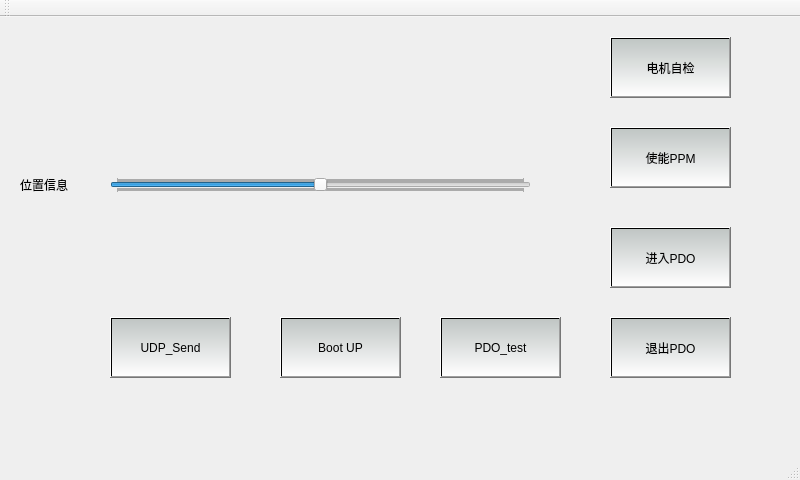
<?xml version="1.0" encoding="UTF-8"?>
<ui version="4.0">
 <class>Gui</class>
 <widget class="QMainWindow" name="Gui">
  <property name="geometry">
   <rect>
    <x>0</x>
    <y>0</y>
    <width>800</width>
    <height>480</height>
   </rect>
  </property>
  <property name="windowTitle">
   <string>Gui</string>
  </property>
  <widget class="QWidget" name="centralWidget">
   <widget class="QSlider" name="Positon_slider">
    <property name="geometry">
     <rect>
      <x>110</x>
      <y>160</y>
      <width>421</width>
      <height>16</height>
     </rect>
    </property>
    <property name="minimum">
     <number>-1000</number>
    </property>
    <property name="maximum">
     <number>1000</number>
    </property>
    <property name="pageStep">
     <number>1</number>
    </property>
    <property name="orientation">
     <enum>Qt::Horizontal</enum>
    </property>
    <property name="invertedAppearance">
     <bool>false</bool>
    </property>
    <property name="tickPosition">
     <enum>QSlider::TicksBothSides</enum>
    </property>
   </widget>
   <widget class="QPushButton" name="Exit_PDO">
    <property name="geometry">
     <rect>
      <x>610</x>
      <y>300</y>
      <width>121</width>
      <height>61</height>
     </rect>
    </property>
    <property name="styleSheet">
     <string notr="true">background-color: qlineargradient(spread:pad, x1:1, y1:0, x2:1, y2:1, stop:0 rgba(192, 198, 196, 255), stop:1 rgba(255, 255, 255, 255));
border-color: qlineargradient(spread:pad, x1:1, y1:0, x2:1, y2:1, stop:0 rgba(192, 198, 196, 255), stop:1 rgba(255, 255, 255, 255));</string>
    </property>
    <property name="text">
     <string>退出PDO</string>
    </property>
   </widget>
   <widget class="QPushButton" name="PPM_EN">
    <property name="geometry">
     <rect>
      <x>610</x>
      <y>110</y>
      <width>121</width>
      <height>61</height>
     </rect>
    </property>
    <property name="styleSheet">
     <string notr="true">background-color: qlineargradient(spread:pad, x1:1, y1:0, x2:1, y2:1, stop:0 rgba(192, 198, 196, 255), stop:1 rgba(255, 255, 255, 255));
border-color: qlineargradient(spread:pad, x1:1, y1:0, x2:1, y2:1, stop:0 rgba(192, 198, 196, 255), stop:1 rgba(255, 255, 255, 255));</string>
    </property>
    <property name="text">
     <string>使能PPM</string>
    </property>
   </widget>
   <widget class="QPushButton" name="Enter_PDO">
    <property name="geometry">
     <rect>
      <x>610</x>
      <y>210</y>
      <width>121</width>
      <height>61</height>
     </rect>
    </property>
    <property name="styleSheet">
     <string notr="true">background-color: qlineargradient(spread:pad, x1:1, y1:0, x2:1, y2:1, stop:0 rgba(192, 198, 196, 255), stop:1 rgba(255, 255, 255, 255));
border-color: qlineargradient(spread:pad, x1:1, y1:0, x2:1, y2:1, stop:0 rgba(192, 198, 196, 255), stop:1 rgba(255, 255, 255, 255));</string>
    </property>
    <property name="text">
     <string>进入PDO</string>
    </property>
   </widget>
   <widget class="QLabel" name="label">
    <property name="geometry">
     <rect>
      <x>20</x>
      <y>160</y>
      <width>61</width>
      <height>15</height>
     </rect>
    </property>
    <property name="text">
     <string>位置信息</string>
    </property>
   </widget>
   <widget class="QPushButton" name="Motor_Check">
    <property name="geometry">
     <rect>
      <x>610</x>
      <y>20</y>
      <width>121</width>
      <height>61</height>
     </rect>
    </property>
    <property name="styleSheet">
     <string notr="true">background-color: qlineargradient(spread:pad, x1:1, y1:0, x2:1, y2:1, stop:0 rgba(192, 198, 196, 255), stop:1 rgba(255, 255, 255, 255));
border-color: qlineargradient(spread:pad, x1:1, y1:0, x2:1, y2:1, stop:0 rgba(192, 198, 196, 255), stop:1 rgba(255, 255, 255, 255));</string>
    </property>
    <property name="text">
     <string>电机自检</string>
    </property>
   </widget>
   <widget class="QPushButton" name="PDO_test">
    <property name="geometry">
     <rect>
      <x>440</x>
      <y>300</y>
      <width>121</width>
      <height>61</height>
     </rect>
    </property>
    <property name="styleSheet">
     <string notr="true">background-color: qlineargradient(spread:pad, x1:1, y1:0, x2:1, y2:1, stop:0 rgba(192, 198, 196, 255), stop:1 rgba(255, 255, 255, 255));
border-color: qlineargradient(spread:pad, x1:1, y1:0, x2:1, y2:1, stop:0 rgba(192, 198, 196, 255), stop:1 rgba(255, 255, 255, 255));</string>
    </property>
    <property name="text">
     <string>PDO_test</string>
    </property>
   </widget>
   <widget class="QPushButton" name="Bootup">
    <property name="geometry">
     <rect>
      <x>280</x>
      <y>300</y>
      <width>121</width>
      <height>61</height>
     </rect>
    </property>
    <property name="styleSheet">
     <string notr="true">background-color: qlineargradient(spread:pad, x1:1, y1:0, x2:1, y2:1, stop:0 rgba(192, 198, 196, 255), stop:1 rgba(255, 255, 255, 255));
border-color: qlineargradient(spread:pad, x1:1, y1:0, x2:1, y2:1, stop:0 rgba(192, 198, 196, 255), stop:1 rgba(255, 255, 255, 255));</string>
    </property>
    <property name="text">
     <string>Boot UP</string>
    </property>
   </widget>
   <widget class="QPushButton" name="Send_UDP">
    <property name="geometry">
     <rect>
      <x>110</x>
      <y>300</y>
      <width>121</width>
      <height>61</height>
     </rect>
    </property>
    <property name="styleSheet">
     <string notr="true">background-color: qlineargradient(spread:pad, x1:1, y1:0, x2:1, y2:1, stop:0 rgba(192, 198, 196, 255), stop:1 rgba(255, 255, 255, 255));
border-color: qlineargradient(spread:pad, x1:1, y1:0, x2:1, y2:1, stop:0 rgba(192, 198, 196, 255), stop:1 rgba(255, 255, 255, 255));</string>
    </property>
    <property name="text">
     <string>UDP_Send</string>
    </property>
   </widget>
  </widget>
  <widget class="QMenuBar" name="menuBar">
   <property name="geometry">
    <rect>
     <x>0</x>
     <y>0</y>
     <width>800</width>
     <height>23</height>
    </rect>
   </property>
  </widget>
  <widget class="QToolBar" name="mainToolBar">
   <attribute name="toolBarArea">
    <enum>TopToolBarArea</enum>
   </attribute>
   <attribute name="toolBarBreak">
    <bool>false</bool>
   </attribute>
  </widget>
  <widget class="QStatusBar" name="statusBar"/>
 </widget>
 <layoutdefault spacing="6" margin="11"/>
 <resources/>
 <connections/>
</ui>
